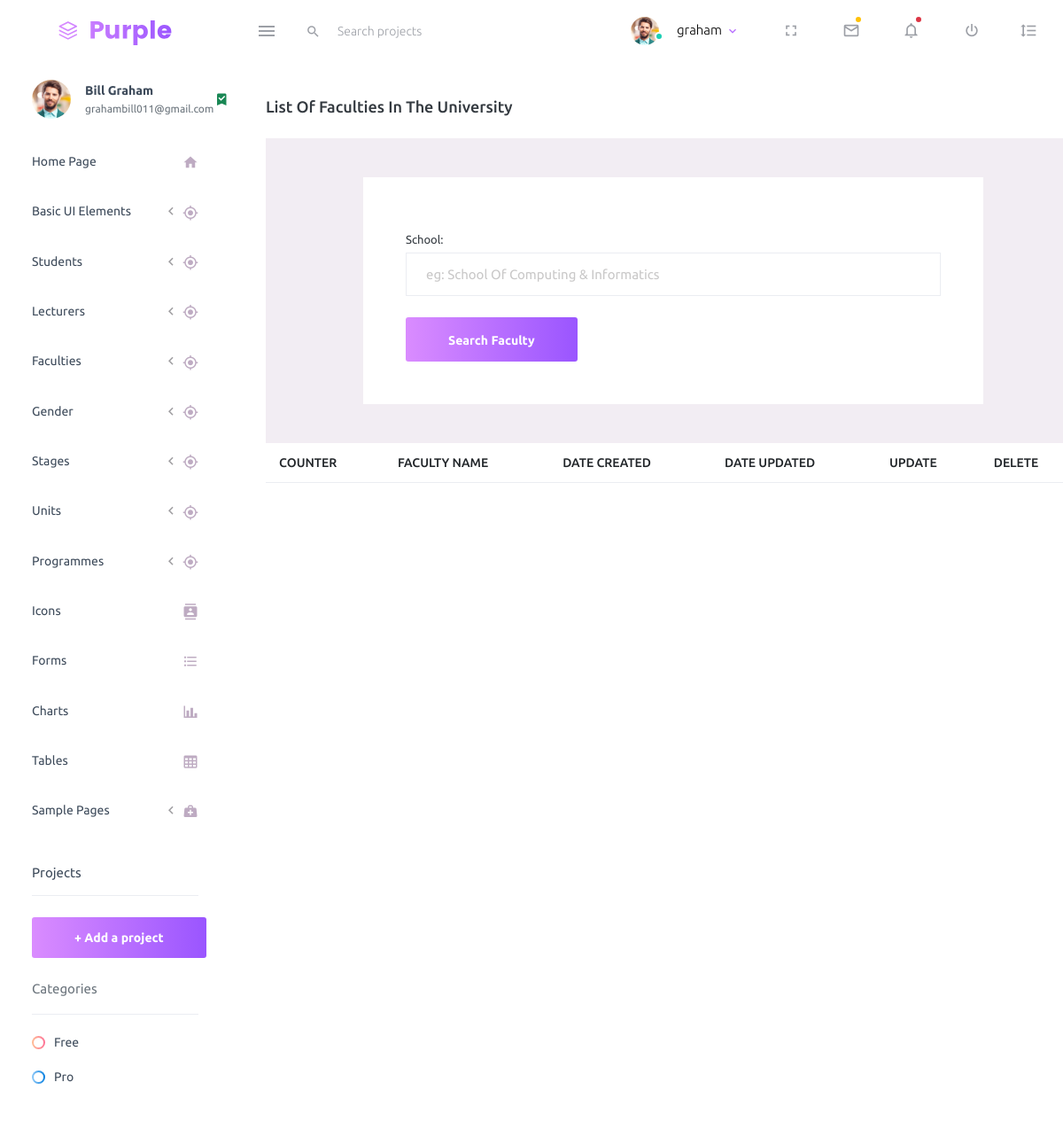
The app's page /school/list-faculty/ (signed in), older data.
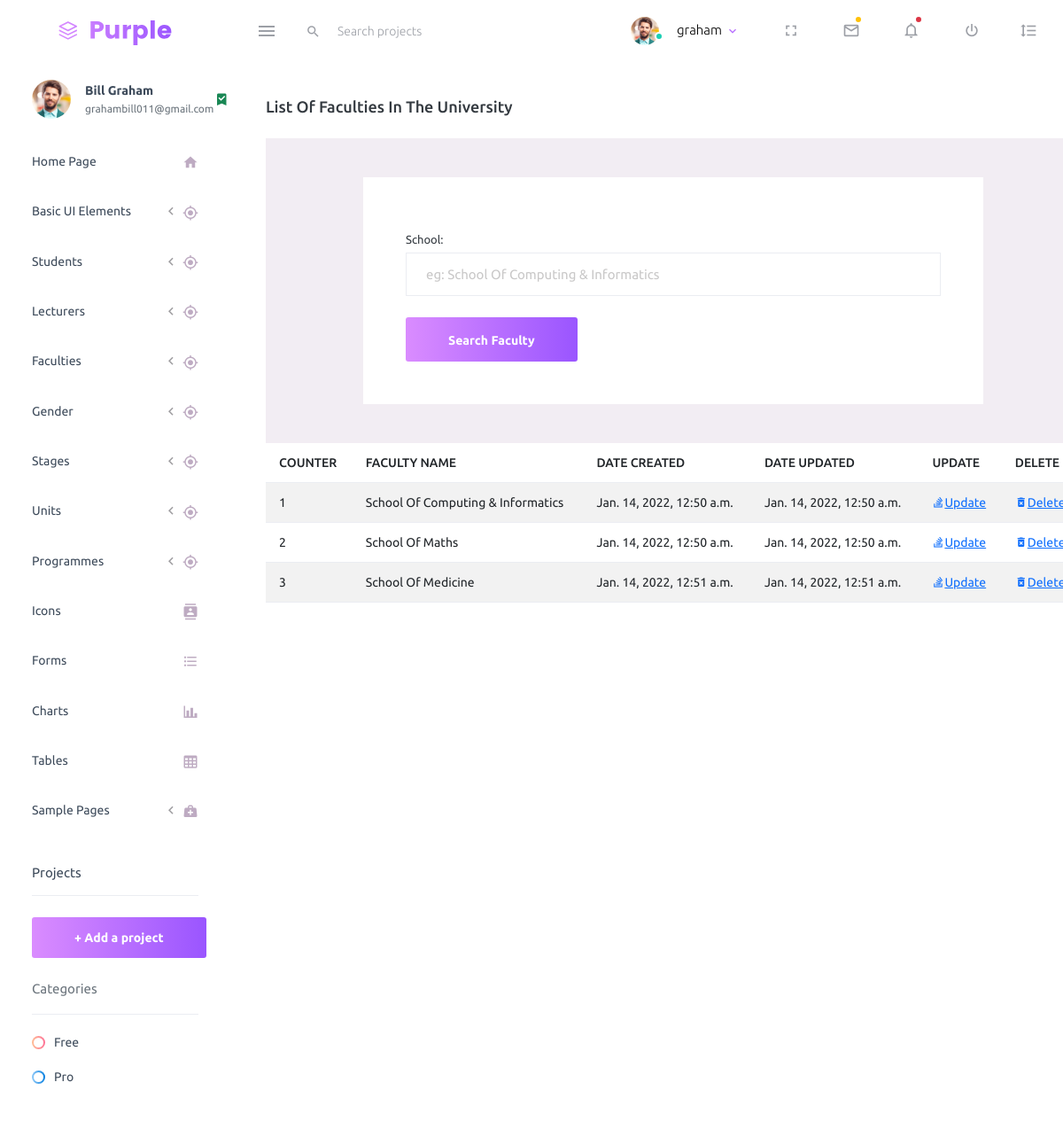
The same page, newer data.
### school/models.py (models this page shows, shortened)
class Faculty(models.Model):
    school=models.CharField(max_length=255, blank=True, null=True)
    date_created=models.DateTimeField(null=True, blank=True, auto_now_add=True)
    date_updated=models.DateTimeField(null=True, blank=True, auto_now=True)

### school/views.py (the view)
# urls.py: path('list-faculty/', views.ListFaculty, name='list-faculty'),
@login_required
def ListFaculty(request):
	title = 'List of Faculties In The University'
	form = FacultySearchForm(request.POST or None)
	queryset = Faculty.objects.all()
	context = {
		"title": title,
		"queryset": queryset,
	}
	if request.method == 'POST':
		queryset = Faculty.objects.filter(school__icontains=form['school'].value())
	context = {
	"form": form,
	"title": title,
	"queryset": queryset,
	}
	return render(request, "school/list-faculty.html", context)

### school/forms.py
class FacultySearchForm(forms.ModelForm):
    class Meta:
        model=Faculty
        fields=['school']
        widgets = {'school':forms.TextInput(attrs={'class':'form-control','placeholder':'eg: School Of Computing & Informatics'})}

### school/templates/school/list-faculty.html (shortened to what this page needs)
{% extends 'index2.html' %}
{% load static %}
{% block content %}
<div class="col-lg-10 grid-margin stretch-card">
    <div class="card">
      <div class="card-body">
        <h4 class="card-title">{{title}}</h4>
        <div class="content-wrapper d-flex align-items-center auth">
            <div class="row flex-grow">
              <div class="col-lg-10 mx-auto">
                <div class="auth-form-light text-left p-5">
                  <form class="pt-3" method="post" action="">
                      <fieldset>
                        {% for fm in form %}
                            <div class="form-group">
                                {{fm.label_tag}}
                                {{fm}}
                            </div>
                        {% endfor %}
                        <div class="mt-3">
                          <button class="btn btn-block btn-gradient-primary btn-lg font-weight-medium auth-form-btn" type="submit">Search Faculty</button>
                        </div>
                      </fieldset>
                  </form>
                </div>
              </div>
            </div>
          </div>
        <div class="col-lg-12 table-responsive fixed-table-body">
          <table class="table table-striped">
            <thead>
              <tr>
                <th> COUNTER </th>
                <th> FACULTY NAME </th>
                <th> DATE CREATED </th>
                <th> DATE UPDATED </th>
                <th> UPDATE </th>
                <th> DELETE </th>
              </tr>
            </thead>
            <tbody>
              {% for instance in queryset %}
              <tr>
                  <td class="py-1">{{forloop.counter}}</td>
                  <td>{{instance.school}}</td>
                  <td>{{instance.date_created}}</td>
                  <td>{{instance.date_updated}}</td>
                  <td><a class="mdi mdi-stack-overflow" href="{% url 'school:edit-faculty' instance.id%}">Update</a></td>
                  <td><a class="mdi mdi-delete-forever" href="{% url 'school:delete-faculty' instance.id%}">Delete</a></td>
              </tr>
              {% endfor %}
            </tbody>
          </table>
        </div>
      </div>
    </div>
  </div>
  {% endblock content %}

Row changes from the older to the newer data that the page shows:
added Faculty: school "School Of Computing & Informatics", date_created "Jan. 14, 2022, 12:50 a.m.", date_updated "Jan. 14, 2022, 12:50 a.m."
added Faculty: school "School Of Maths", date_created "Jan. 14, 2022, 12:50 a.m.", date_updated "Jan. 14, 2022, 12:50 a.m."
added Faculty: school "School Of Medicine", date_created "Jan. 14, 2022, 12:51 a.m.", date_updated "Jan. 14, 2022, 12:51 a.m."
